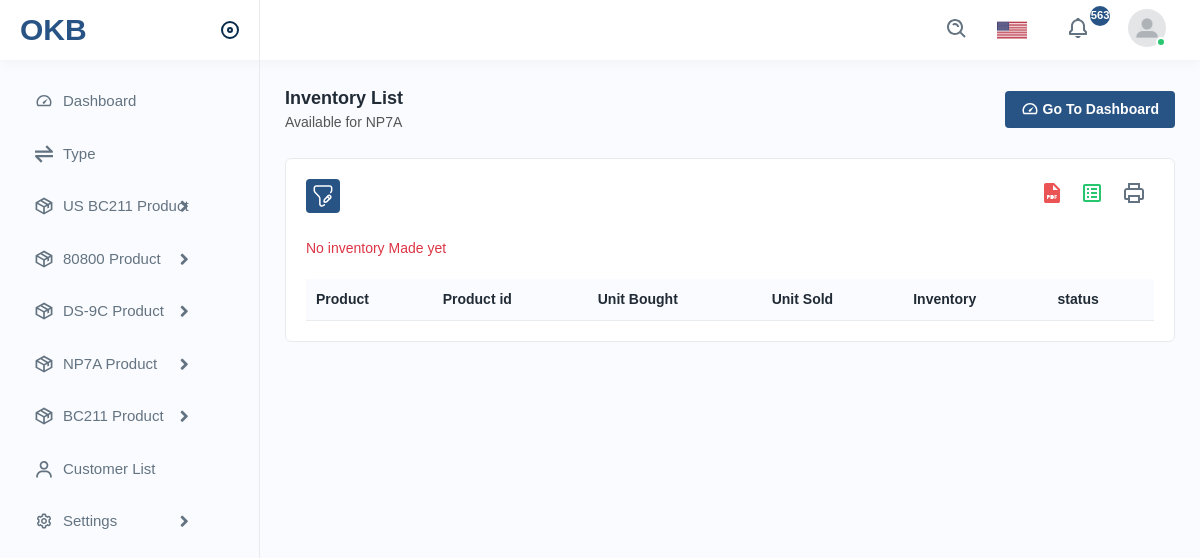
The app's page /np-ivm/ (signed in), older data.
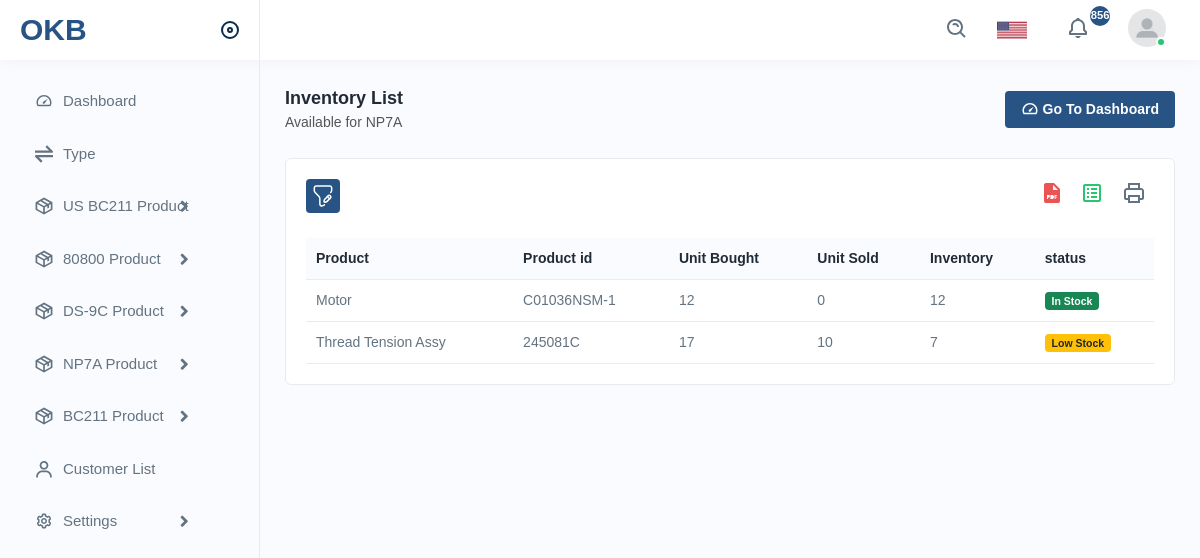
The same page, newer data.
### dashboard/models.py (models this page shows, shortened)
class Np7a(models.Model):
    item_id = models.CharField(max_length=50, unique=True)
    name = models.CharField(max_length=100)
    type = models.ForeignKey(Type, on_delete=models.CASCADE, null=True, blank=True)
    unit = models.DecimalField(max_digits=10, decimal_places=2, null=True, blank=True)
    current_stock = models.IntegerField(default=0, null=True, blank=True)
    total_sold = models.IntegerField(default=0, null=True, blank=True)
    total_cost_value = models.DecimalField(max_digits=12, decimal_places=2, null=True, blank=True)
    created_by = models.ForeignKey(User,related_name='np', null=True, blank=True, on_delete=models.CASCADE)

### dashboard/controllers.py (the view)
# urls.py: path("np-ivm/", np_inventory, name="npinventory"),
@login_required
def np_inventory(request):
    products = Np7a.objects.all()
    inventory_data = []
    for product in products:
        units_bought = N7Purchase.objects.filter(product=product).aggregate(
            total=Sum('unit_purchased')
        )['total'] or 0
        units_sold = N7Sale.objects.filter(product=product).aggregate(
            total=Sum('unit_sold')
        )['total'] or 0
        current_inventory = units_bought - units_sold
        if current_inventory == 0:
            status = "Out of Stock"
        elif current_inventory < 10:
            status = "Low Stock"
        else:
            status = "In Stock"
        inventory_data.append({
            'item_name': product.name,
            'item_id': product.item_id,
            'unit_bought': units_bought,
            'unit_sold': units_sold,
            'inventory': current_inventory,
            'status': status,
        })
    return render(request, 'dashboard/n7_inventory.html', {'inventory_data': inventory_data})

### dashboard/context_processor.py (called while the page is built)
def default(request):
    if request.user.is_authenticated:
        all_notifications = Notification.objects.filter(user=request.user).order_by('-created_at')[:5]
        unread_count = Notification.objects.filter(user=request.user, is_read=False).count()
    else:
        all_notifications = []
        unread_count = 0
    return {
        'notifications': all_notifications,
        'unread_count': unread_count,
    }

### templates/dashboard/n7_inventory.html (shortened to what this page needs)
{% extends "includes/base.html" %}
{% load static %}
{% load humanize %}
{% block content %}
<div class="page-wrapper">
<div class="content">
<div class="page-header">
<div class="page-title">
<h4>Inventory List</h4>
<h6>Available for NP7A</h6>
</div>
<div class="page-btn">
<a href="{% url 'dashboard:index' %}" class="btn btn-added"><img src="{% static 'assets/img/icons/dashboard.svg' %}" alt="img" class="me-1">Go To Dashboard</a>
</div>
</div>
<div class="card">
<div class="card-body">
<div class="table-top">
<div class="search-set">
<div class="search-path">
<a class="btn btn-filter" id="filter_search">
<img src="{% static 'assets/img/icons/filter.svg' %}" alt="img">
</a>
</div>
<div class="search-input">
<a class="btn btn-searchset"><img src="{% static 'assets/img/icons/search-white.svg' %}" alt="img"></a>
</div>
</div>
<div class="wordset">
<ul>
<li>
<a data-bs-toggle="tooltip" data-bs-placement="top" title="pdf"><img src="{% static 'assets/img/icons/pdf.svg' %}" alt="img"></a>
</li>
<li>
<a data-bs-toggle="tooltip" data-bs-placement="top" title="excel"><img src="{% static 'assets/img/icons/excel.svg' %}" alt="img"></a>
</li>
<li>
<a data-bs-toggle="tooltip" data-bs-placement="top" title="print"><img src="{% static 'assets/img/icons/printer.svg' %}" alt="img"></a>
</li>
</ul>
</div>
</div>
<div class="table-responsive">
<table class="table datanew">
<thead>
<tr>
<th>Product</th>
<th>Product id</th>
<th>Unit Bought </th>
<th>Unit Sold</th>
<th>Inventory</th>
<th>status</th>
</tr>
</thead>
<tbody>
{% for p in inventory_data %}
<tr>
<td>{{ p.item_name }}</td>
<td>{{ p.item_id }}</td>
<td>{{ p.unit_bought }}</td>
<td>{{ p.unit_sold }}</td>
<td>{{ p.inventory }}</td>
<td>
     {% if p.status == 'Out of Stock' %}
                    <span class="badge bg-danger">{{ p.status }}</span>
                {% elif p.status == 'Low Stock' %}
                    <span class="badge bg-warning text-dark">{{ p.status }}</span>
                {% else %}
                    <span class="badge bg-success">{{ p.status }}</span>
                {% endif %}
</td>
</tr>
{% empty %}
<p class="text-danger">No inventory Made yet</p>
{% endfor %}
</tbody>
</table>
</div>
</div>
</div>
</div>
</div>
</div>
{% endblock content %}

Row changes from the older to the newer data that the page shows:
added Np7a: item_name "Motor", item_id "C01036NSM-1"
added Np7a: item_name "Thread Tension Assy", item_id "245081C"
Text that changed along with them:
{{ unread_count }}: "563" → "856"
new list line: "12 0 12 In Stock"
new list line: "17 10 7 Low Stock"
text no longer shown: "No inventory Made yet"
